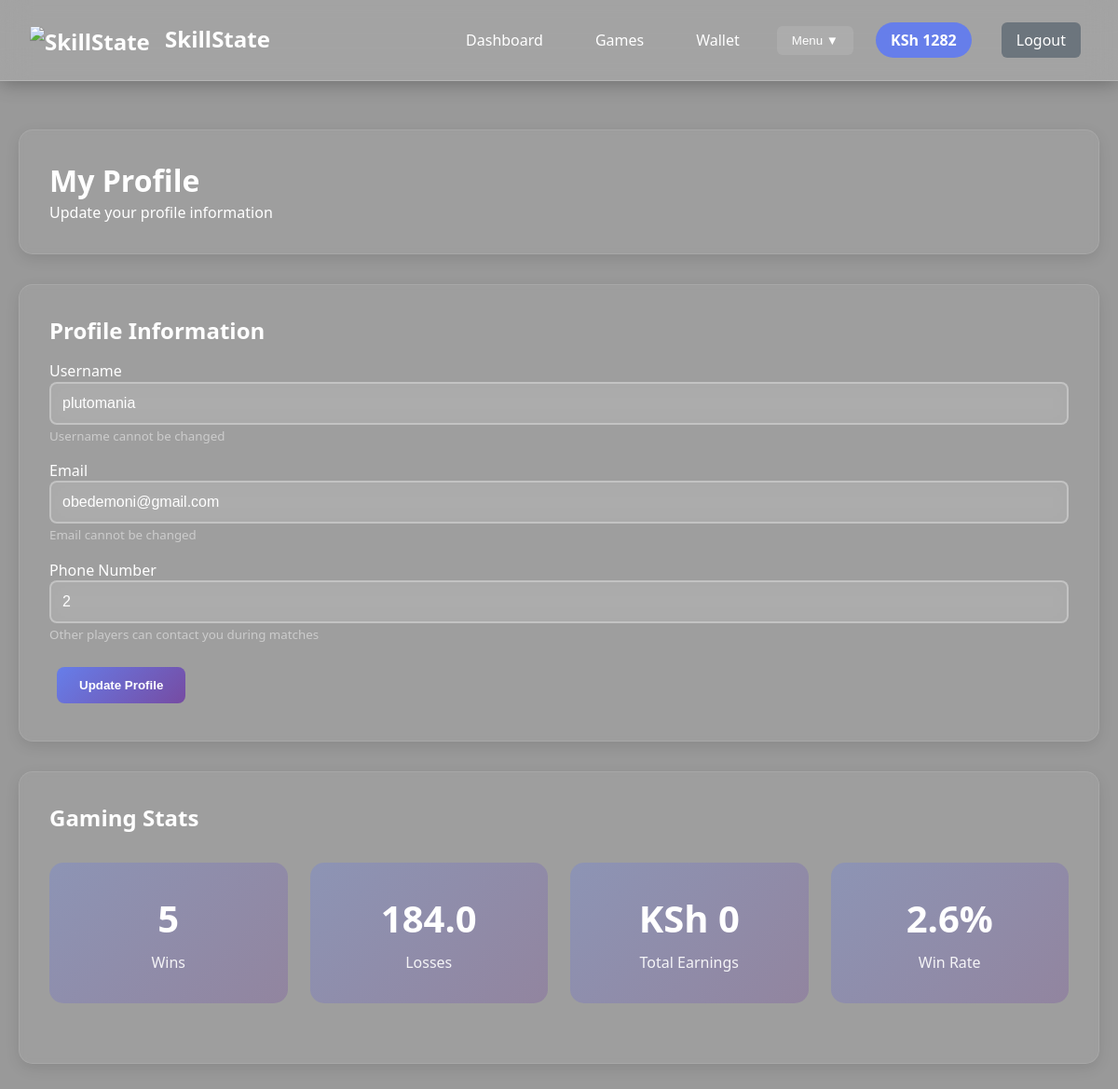
Screenshot of /profile (signed in) with the database file from the repository.
### tables this page shows
CREATE TABLE users (
        id INTEGER PRIMARY KEY AUTOINCREMENT,
        username TEXT UNIQUE NOT NULL,
        email TEXT UNIQUE NOT NULL,
        password TEXT NOT NULL,
        balance REAL DEFAULT 0.0,
        wins INTEGER DEFAULT 0,
        losses INTEGER DEFAULT 0,
        total_earnings REAL DEFAULT 0.0,
        created_at TIMESTAMP DEFAULT CURRENT_TIMESTAMP
    , failed_login_attempts INTEGER DEFAULT 0, last_login_attempt TIMESTAMP, account_locked BOOLEAN DEFAULT 0, suspicious_activity_score INTEGER DEFAULT 0, phone TEXT, referred_by INTEGER, referral_earnings REAL DEFAULT 0, referral_code TEXT);

### app.py (the view, shortened to what this page needs)
@app.route('/profile', methods=['GET', 'POST'])
def profile():
    if 'user_id' not in session:
        return redirect(url_for('login'))
    conn = sqlite3.connect('gamebet.db')
    c = conn.cursor()
    c.execute('SELECT * FROM users WHERE id = ?', (session['user_id'],))
    user = c.fetchone()
    conn.close()
    return render_template('profile.html', user=user)

### templates/profile.html
{% extends "base.html" %}
{% block content %}
<div class="card">
    <h1>My Profile</h1>
    <p>Update your profile information</p>
</div>
<div class="card">
    <h2>Profile Information</h2>
    <form method="POST">
        <div class="form-group">
            <label>Username</label>
            <input type="text" class="form-control" value="{{ user[1] }}" disabled>
            <small style="color: #ccc;">Username cannot be changed</small>
        </div>
        <div class="form-group">
            <label>Email</label>
            <input type="email" class="form-control" value="{{ user[2] }}" disabled>
            <small style="color: #ccc;">Email cannot be changed</small>
        </div>
        <div class="form-group">
            <label>Phone Number</label>
            <input type="tel" name="phone" class="form-control" value="{{ user[5] if user|length > 5 else '' }}" placeholder="+254 700 000 000">
            <small style="color: #ccc;">Other players can contact you during matches</small>
        </div>
        <button type="submit" class="btn">Update Profile</button>
    </form>
</div>
<div class="card">
    <h2>Gaming Stats</h2>
    <div class="stats-grid">
        <div class="stat-card">
            <div class="stat-number">{{ user[6] or 0 }}</div>
            <div class="stat-label">Wins</div>
        </div>
        <div class="stat-card">
            <div class="stat-number">{{ user[7] or 0 }}</div>
            <div class="stat-label">Losses</div>
        </div>
        <div class="stat-card">
            <div class="stat-number">KSh {{ "%.0f"|format((user[8] or 0)|float) }}</div>
            <div class="stat-label">Total Earnings</div>
        </div>
        <div class="stat-card">
            <div class="stat-number">{{ "%.1f"|format(((user[6] or 0) * 100.0 / ((user[6] or 0) + (user[7] or 0))) if ((user[6] or 0) + (user[7] or 0)) > 0 else 0) }}%</div>
            <div class="stat-label">Win Rate</div>
        </div>
    </div>
</div>
{% endblock %}

### templates/base.html (style rules this page uses)
* { margin: 0; padding: 0; box-sizing: border-box; z-index: auto; }
body { font-family: 'Segoe UI', sans-serif; background: linear-gradient(rgba(0,0,0,0.4), rgba(0,0,0,0.4)), url('https://images.unsplash.com/photo-1542751371-adc38448a05e?w=1920&h=1080&fit=crop&crop=center'); background-size: cover; background-attachment: fixed; min-height: 100vh; color: white; font-size: 16px; line-height: 1.4; position: relative; z-index: 0; }
.card { background: rgba(255, 255, 255, 0.05); backdrop-filter: blur(5px); border: 1px solid rgba(255, 255, 255, 0.1); border-radius: 15px; padding: 2rem; margin: 2rem 0; box-shadow: 0 5px 15px rgba(0,0,0,0.1); color: white; position: relative; z-index: 1; }
.btn { padding: 0.75rem 1.5rem; border: none; border-radius: 8px; font-weight: 600; cursor: pointer; background: linear-gradient(135deg, #667eea 0%, #764ba2 100%); color: white; text-decoration: none; display: inline-block; margin: 0.5rem; transition: transform 0.2s; }
.form-group { margin: 1rem 0; }
.form-control { width: 100%; padding: 0.75rem; border: 2px solid rgba(255, 255, 255, 0.3); border-radius: 8px; font-size: 1rem; background: rgba(255, 255, 255, 0.1); color: white; backdrop-filter: blur(10px); }
.stats-grid { display: grid; grid-template-columns: repeat(auto-fit, minmax(200px, 1fr)); gap: 1.5rem; margin: 2rem 0; }
.stat-card { text-align: center; padding: 2rem; background: linear-gradient(135deg, rgba(102,126,234,0.3), rgba(118,75,162,0.3)); color: white; border-radius: 15px; }
.stat-number { font-size: 2.5rem; font-weight: bold; margin-bottom: 0.5rem; }
.stat-label { font-size: 1rem; opacity: 0.9; }

### rows the page displays
users: username "plutomania", email "obedemoni@gmail.com", phone "2", losses "5", total_earnings "184.0", created_at "0", losses+total_earnings "2.6"

### other values shown
{{ "%.0f"|format(session.balance) }} "1282"
